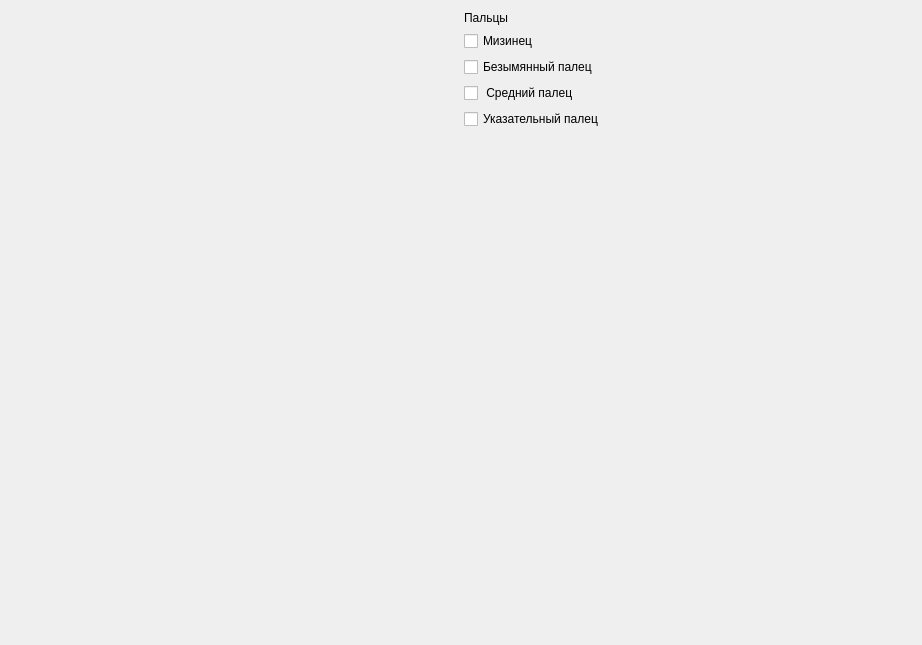
<?xml version="1.0" encoding="UTF-8"?>
<ui version="4.0">
 <class>PlateForm</class>
 <widget class="QWidget" name="PlateForm">
  <property name="geometry">
   <rect>
    <x>0</x>
    <y>0</y>
    <width>922</width>
    <height>645</height>
   </rect>
  </property>
  <property name="windowTitle">
   <string>Form</string>
  </property>
  <property name="layoutDirection">
   <enum>Qt::LayoutDirection::LeftToRight</enum>
  </property>
  <property name="autoFillBackground">
   <bool>false</bool>
  </property>
  <layout class="QHBoxLayout">
   <item>
    <widget class="QLabel" name="label_pic_plate">
     <property name="text">
      <string/>
     </property>
     <property name="pixmap">
      <pixmap>Plate.jpg</pixmap>
     </property>
     <property name="scaledContents">
      <bool>true</bool>
     </property>
    </widget>
   </item>
   <item>
    <layout class="QVBoxLayout" name="verticalLayout">
     <item>
      <widget class="QLabel" name="label_fingers">
       <property name="text">
        <string>Пальцы</string>
       </property>
      </widget>
     </item>
     <item>
      <widget class="QCheckBox" name="checkBox_PinkyFinger">
       <property name="text">
        <string>Мизинец</string>
       </property>
      </widget>
     </item>
     <item>
      <widget class="QCheckBox" name="checkBox_RingFinger">
       <property name="text">
        <string>Безымянный палец</string>
       </property>
      </widget>
     </item>
     <item>
      <widget class="QCheckBox" name="checkBox_MiddleFinger">
       <property name="text">
        <string> Средний палец</string>
       </property>
      </widget>
     </item>
     <item>
      <widget class="QCheckBox" name="checkBox_IndexFinger">
       <property name="text">
        <string>Указательный палец</string>
       </property>
      </widget>
     </item>
     <item>
      <spacer name="verticalSpacer">
       <property name="orientation">
        <enum>Qt::Orientation::Vertical</enum>
       </property>
       <property name="sizeHint" stdset="0">
        <size>
         <width>20</width>
         <height>40</height>
        </size>
       </property>
      </spacer>
     </item>
    </layout>
   </item>
  </layout>
 </widget>
 <resources/>
 <connections/>
</ui>
